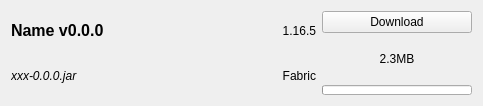
<?xml version="1.0" encoding="UTF-8"?>
<ui version="4.0">
 <class>ModrinthFileItemWidget</class>
 <widget class="QWidget" name="ModrinthFileItemWidget">
  <property name="geometry">
   <rect>
    <x>0</x>
    <y>0</y>
    <width>483</width>
    <height>106</height>
   </rect>
  </property>
  <property name="windowTitle">
   <string>Form</string>
  </property>
  <layout class="QGridLayout" name="gridLayout">
   <item row="0" column="1" rowspan="2">
    <layout class="QVBoxLayout" name="verticalLayout_2">
     <item>
      <widget class="QLabel" name="gameVersionText">
       <property name="sizePolicy">
        <sizepolicy hsizetype="Preferred" vsizetype="Preferred">
         <horstretch>0</horstretch>
         <verstretch>0</verstretch>
        </sizepolicy>
       </property>
       <property name="font">
        <font>
         <pointsize>9</pointsize>
        </font>
       </property>
       <property name="text">
        <string>1.16.5</string>
       </property>
       <property name="alignment">
        <set>Qt::AlignRight|Qt::AlignTrailing|Qt::AlignVCenter</set>
       </property>
      </widget>
     </item>
     <item>
      <widget class="QLabel" name="loaderTypeText">
       <property name="sizePolicy">
        <sizepolicy hsizetype="Preferred" vsizetype="Preferred">
         <horstretch>0</horstretch>
         <verstretch>0</verstretch>
        </sizepolicy>
       </property>
       <property name="font">
        <font>
         <pointsize>9</pointsize>
        </font>
       </property>
       <property name="text">
        <string>Fabric</string>
       </property>
       <property name="alignment">
        <set>Qt::AlignRight|Qt::AlignTrailing|Qt::AlignVCenter</set>
       </property>
      </widget>
     </item>
    </layout>
   </item>
   <item row="1" column="0">
    <widget class="QLabel" name="fileNameText">
     <property name="sizePolicy">
      <sizepolicy hsizetype="Expanding" vsizetype="Preferred">
       <horstretch>0</horstretch>
       <verstretch>0</verstretch>
      </sizepolicy>
     </property>
     <property name="font">
      <font>
       <italic>true</italic>
      </font>
     </property>
     <property name="text">
      <string>xxx-0.0.0.jar</string>
     </property>
     <property name="openExternalLinks">
      <bool>true</bool>
     </property>
    </widget>
   </item>
   <item row="0" column="2" rowspan="2">
    <layout class="QVBoxLayout" name="verticalLayout">
     <item>
      <widget class="QPushButton" name="downloadButton">
       <property name="sizePolicy">
        <sizepolicy hsizetype="Fixed" vsizetype="Fixed">
         <horstretch>0</horstretch>
         <verstretch>0</verstretch>
        </sizepolicy>
       </property>
       <property name="minimumSize">
        <size>
         <width>150</width>
         <height>0</height>
        </size>
       </property>
       <property name="maximumSize">
        <size>
         <width>150</width>
         <height>16777215</height>
        </size>
       </property>
       <property name="text">
        <string>Download</string>
       </property>
       <property name="icon">
        <iconset theme="download"/>
       </property>
      </widget>
     </item>
     <item>
      <widget class="QLabel" name="downloadSpeedText">
       <property name="sizePolicy">
        <sizepolicy hsizetype="Preferred" vsizetype="Preferred">
         <horstretch>0</horstretch>
         <verstretch>0</verstretch>
        </sizepolicy>
       </property>
       <property name="text">
        <string>2.3MB</string>
       </property>
       <property name="alignment">
        <set>Qt::AlignCenter</set>
       </property>
      </widget>
     </item>
     <item>
      <widget class="QProgressBar" name="downloadProgress">
       <property name="sizePolicy">
        <sizepolicy hsizetype="Fixed" vsizetype="Minimum">
         <horstretch>0</horstretch>
         <verstretch>0</verstretch>
        </sizepolicy>
       </property>
       <property name="minimumSize">
        <size>
         <width>150</width>
         <height>0</height>
        </size>
       </property>
       <property name="maximumSize">
        <size>
         <width>150</width>
         <height>10</height>
        </size>
       </property>
       <property name="value">
        <number>0</number>
       </property>
       <property name="textVisible">
        <bool>false</bool>
       </property>
      </widget>
     </item>
    </layout>
   </item>
   <item row="0" column="0">
    <widget class="QLabel" name="displayNameText">
     <property name="sizePolicy">
      <sizepolicy hsizetype="Expanding" vsizetype="Preferred">
       <horstretch>0</horstretch>
       <verstretch>0</verstretch>
      </sizepolicy>
     </property>
     <property name="font">
      <font>
       <pointsize>12</pointsize>
       <weight>75</weight>
       <bold>true</bold>
      </font>
     </property>
     <property name="text">
      <string>Name v0.0.0</string>
     </property>
    </widget>
   </item>
  </layout>
 </widget>
 <resources/>
 <connections/>
</ui>
